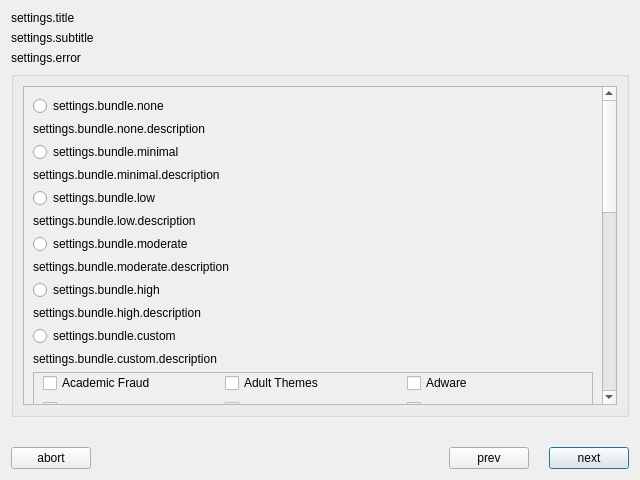
<?xml version="1.0" encoding="UTF-8"?>
<ui version="4.0">
 <class>settingsPage</class>
 <widget class="SettingsPage" name="settingsPage">
  <property name="geometry">
   <rect>
    <x>0</x>
    <y>0</y>
    <width>640</width>
    <height>480</height>
   </rect>
  </property>
  <layout class="QVBoxLayout" name="verticalLayout">
   <item>
    <layout class="QHBoxLayout" name="horizontalLayout">
     <item>
      <widget class="QLabel" name="title">
       <property name="text">
        <string>settings.title</string>
       </property>
       <property name="LPCText" stdset="0">
        <string>settings.title</string>
       </property>
      </widget>
     </item>
    </layout>
   </item>
   <item>
    <widget class="QLabel" name="label">
     <property name="text">
      <string>settings.subtitle</string>
     </property>
     <property name="LPCText" stdset="0">
      <string>settings.subtitle</string>
     </property>
    </widget>
   </item>
   <item>
    <widget class="QLabel" name="error">
     <property name="text">
      <string>settings.error</string>
     </property>
     <property name="openExternalLinks">
      <bool>true</bool>
     </property>
     <property name="LPCText" stdset="0">
      <string>settings.error</string>
     </property>
     <property name="LPCTags" stdset="0">
      <stringlist>
       <string>Error</string>
      </stringlist>
     </property>
    </widget>
   </item>
   <item>
    <widget class="QGroupBox" name="groupBox">
     <property name="title">
      <string/>
     </property>
     <layout class="QVBoxLayout" name="verticalLayout_3">
      <item>
       <widget class="QScrollArea" name="scrollArea">
        <property name="widgetResizable">
         <bool>true</bool>
        </property>
        <widget class="QWidget" name="scrollAreaWidgetContents">
         <property name="geometry">
          <rect>
           <x>0</x>
           <y>-417</y>
           <width>583</width>
           <height>703</height>
          </rect>
         </property>
         <layout class="QVBoxLayout" name="verticalLayout_2">
          <item>
           <widget class="QRadioButton" name="level5">
            <property name="focusPolicy">
             <enum>Qt::StrongFocus</enum>
            </property>
            <property name="text">
             <string>settings.bundle.none</string>
            </property>
            <property name="LPCText" stdset="0">
             <string>settings.bundle.none</string>
            </property>
           </widget>
          </item>
          <item>
           <widget class="QLabel" name="label_2">
            <property name="text">
             <string>settings.bundle.none.description</string>
            </property>
            <property name="LPCText" stdset="0">
             <string>settings.bundle.none.description</string>
            </property>
            <property name="LPCTags" stdset="0">
             <stringlist>
              <string>Description</string>
             </stringlist>
            </property>
           </widget>
          </item>
          <item>
           <widget class="QRadioButton" name="level4">
            <property name="focusPolicy">
             <enum>Qt::StrongFocus</enum>
            </property>
            <property name="text">
             <string>settings.bundle.minimal</string>
            </property>
            <property name="LPCText" stdset="0">
             <string>settings.bundle.minimal</string>
            </property>
           </widget>
          </item>
          <item>
           <widget class="QLabel" name="label_6">
            <property name="text">
             <string>settings.bundle.minimal.description</string>
            </property>
            <property name="LPCText" stdset="0">
             <string>settings.bundle.minimal.description</string>
            </property>
            <property name="LPCTags" stdset="0">
             <stringlist>
              <string>Description</string>
             </stringlist>
            </property>
           </widget>
          </item>
          <item>
           <widget class="QRadioButton" name="level3">
            <property name="focusPolicy">
             <enum>Qt::StrongFocus</enum>
            </property>
            <property name="text">
             <string>settings.bundle.low</string>
            </property>
            <property name="LPCText" stdset="0">
             <string>settings.bundle.low</string>
            </property>
           </widget>
          </item>
          <item>
           <widget class="QLabel" name="label_5">
            <property name="text">
             <string>settings.bundle.low.description</string>
            </property>
            <property name="LPCText" stdset="0">
             <string>settings.bundle.low.description</string>
            </property>
            <property name="LPCTags" stdset="0">
             <stringlist>
              <string>Description</string>
             </stringlist>
            </property>
           </widget>
          </item>
          <item>
           <widget class="QRadioButton" name="level2">
            <property name="focusPolicy">
             <enum>Qt::StrongFocus</enum>
            </property>
            <property name="text">
             <string>settings.bundle.moderate</string>
            </property>
            <property name="LPCText" stdset="0">
             <string>settings.bundle.moderate</string>
            </property>
           </widget>
          </item>
          <item>
           <widget class="QLabel" name="label_4">
            <property name="text">
             <string>settings.bundle.moderate.description</string>
            </property>
            <property name="LPCText" stdset="0">
             <string>settings.bundle.moderate.description</string>
            </property>
            <property name="LPCTags" stdset="0">
             <stringlist>
              <string>Description</string>
             </stringlist>
            </property>
           </widget>
          </item>
          <item>
           <widget class="QRadioButton" name="level1">
            <property name="focusPolicy">
             <enum>Qt::StrongFocus</enum>
            </property>
            <property name="text">
             <string>settings.bundle.high</string>
            </property>
            <property name="LPCText" stdset="0">
             <string>settings.bundle.high</string>
            </property>
           </widget>
          </item>
          <item>
           <widget class="QLabel" name="label_3">
            <property name="text">
             <string>settings.bundle.high.description</string>
            </property>
            <property name="LPCText" stdset="0">
             <string>settings.bundle.high.description</string>
            </property>
            <property name="LPCTags" stdset="0">
             <stringlist>
              <string>Description</string>
             </stringlist>
            </property>
           </widget>
          </item>
          <item>
           <widget class="QRadioButton" name="level6">
            <property name="focusPolicy">
             <enum>Qt::StrongFocus</enum>
            </property>
            <property name="text">
             <string>settings.bundle.custom</string>
            </property>
            <property name="LPCText" stdset="0">
             <string>settings.bundle.custom</string>
            </property>
           </widget>
          </item>
          <item>
           <widget class="QLabel" name="label_7">
            <property name="text">
             <string>settings.bundle.custom.description</string>
            </property>
            <property name="LPCText" stdset="0">
             <string>settings.bundle.custom.description</string>
            </property>
            <property name="LPCTags" stdset="0">
             <stringlist>
              <string>Description</string>
             </stringlist>
            </property>
           </widget>
          </item>
          <item>
           <widget class="QFrame" name="frame_custom">
            <property name="frameShape">
             <enum>QFrame::StyledPanel</enum>
            </property>
            <property name="frameShadow">
             <enum>QFrame::Raised</enum>
            </property>
            <layout class="QGridLayout" name="gridLayout">
             <property name="topMargin">
              <number>0</number>
             </property>
             <item row="0" column="0">
              <widget class="QCheckBox" name="checkBox_0">
               <property name="text">
                <string>Academic Fraud</string>
               </property>
               <property name="LPCText" stdset="0">
                <string>bundle.custom.type0</string>
               </property>
              </widget>
             </item>
             <item row="0" column="1">
              <widget class="QCheckBox" name="checkBox_1">
               <property name="text">
                <string>Adult Themes</string>
               </property>
               <property name="LPCText" stdset="0">
                <string>bundle.custom.type1</string>
               </property>
              </widget>
             </item>
             <item row="0" column="2">
              <widget class="QCheckBox" name="checkBox_2">
               <property name="text">
                <string>Adware</string>
               </property>
               <property name="LPCText" stdset="0">
                <string>bundle.custom.type2</string>
               </property>
              </widget>
             </item>
             <item row="1" column="0">
              <widget class="QCheckBox" name="checkBox_3">
               <property name="text">
                <string>Alcohol</string>
               </property>
               <property name="LPCText" stdset="0">
                <string>bundle.custom.type3</string>
               </property>
              </widget>
             </item>
             <item row="1" column="1">
              <widget class="QCheckBox" name="checkBox_4">
               <property name="text">
                <string>Anime/Manga/Webcomic</string>
               </property>
               <property name="LPCText" stdset="0">
                <string>bundle.custom.type4</string>
               </property>
              </widget>
             </item>
             <item row="1" column="2">
              <widget class="QCheckBox" name="checkBox_5">
               <property name="text">
                <string>Auctions</string>
               </property>
               <property name="LPCText" stdset="0">
                <string>bundle.custom.type5</string>
               </property>
              </widget>
             </item>
             <item row="2" column="0">
              <widget class="QCheckBox" name="checkBox_6">
               <property name="text">
                <string>Automotive</string>
               </property>
               <property name="LPCText" stdset="0">
                <string>bundle.custom.type6</string>
               </property>
              </widget>
             </item>
             <item row="2" column="1">
              <widget class="QCheckBox" name="checkBox_7">
               <property name="text">
                <string>Blogs</string>
               </property>
               <property name="LPCText" stdset="0">
                <string>bundle.custom.type7</string>
               </property>
              </widget>
             </item>
             <item row="2" column="2">
              <widget class="QCheckBox" name="checkBox_8">
               <property name="text">
                <string>Business Services</string>
               </property>
               <property name="LPCText" stdset="0">
                <string>bundle.custom.type8</string>
               </property>
              </widget>
             </item>
             <item row="3" column="0">
              <widget class="QCheckBox" name="checkBox_9">
               <property name="text">
                <string>Chat</string>
               </property>
               <property name="LPCText" stdset="0">
                <string>bundle.custom.type9</string>
               </property>
              </widget>
             </item>
             <item row="3" column="1">
              <widget class="QCheckBox" name="checkBox_10">
               <property name="text">
                <string>Classifieds</string>
               </property>
               <property name="LPCText" stdset="0">
                <string>bundle.custom.type10</string>
               </property>
              </widget>
             </item>
             <item row="3" column="2">
              <widget class="QCheckBox" name="checkBox_11">
               <property name="text">
                <string>Dating</string>
               </property>
               <property name="LPCText" stdset="0">
                <string>bundle.custom.type11</string>
               </property>
              </widget>
             </item>
             <item row="4" column="0">
              <widget class="QCheckBox" name="checkBox_12">
               <property name="text">
                <string>Drugs</string>
               </property>
               <property name="LPCText" stdset="0">
                <string>bundle.custom.type12</string>
               </property>
              </widget>
             </item>
             <item row="4" column="1">
              <widget class="QCheckBox" name="checkBox_13">
               <property name="text">
                <string>Ecommerce/Shopping</string>
               </property>
               <property name="LPCText" stdset="0">
                <string>bundle.custom.type13</string>
               </property>
              </widget>
             </item>
             <item row="4" column="2">
              <widget class="QCheckBox" name="checkBox_14">
               <property name="text">
                <string>Educational Institutions</string>
               </property>
               <property name="LPCText" stdset="0">
                <string>bundle.custom.type14</string>
               </property>
              </widget>
             </item>
             <item row="5" column="0">
              <widget class="QCheckBox" name="checkBox_15">
               <property name="text">
                <string>File Storage</string>
               </property>
               <property name="LPCText" stdset="0">
                <string>bundle.custom.type15</string>
               </property>
              </widget>
             </item>
             <item row="5" column="1">
              <widget class="QCheckBox" name="checkBox_16">
               <property name="text">
                <string>Financial Institutions</string>
               </property>
               <property name="LPCText" stdset="0">
                <string>bundle.custom.type16</string>
               </property>
              </widget>
             </item>
             <item row="5" column="2">
              <widget class="QCheckBox" name="checkBox_17">
               <property name="text">
                <string>Forums/Message boards</string>
               </property>
               <property name="LPCText" stdset="0">
                <string>bundle.custom.type17</string>
               </property>
              </widget>
             </item>
             <item row="6" column="0">
              <widget class="QCheckBox" name="checkBox_18">
               <property name="text">
                <string>Gambling</string>
               </property>
               <property name="LPCText" stdset="0">
                <string>bundle.custom.type18</string>
               </property>
              </widget>
             </item>
             <item row="6" column="1">
              <widget class="QCheckBox" name="checkBox_19">
               <property name="text">
                <string>Games</string>
               </property>
               <property name="LPCText" stdset="0">
                <string>bundle.custom.type19</string>
               </property>
              </widget>
             </item>
             <item row="6" column="2">
              <widget class="QCheckBox" name="checkBox_20">
               <property name="text">
                <string>German Youth Protection</string>
               </property>
               <property name="LPCText" stdset="0">
                <string>bundle.custom.type20</string>
               </property>
              </widget>
             </item>
             <item row="7" column="0">
              <widget class="QCheckBox" name="checkBox_21">
               <property name="text">
                <string>Government</string>
               </property>
               <property name="LPCText" stdset="0">
                <string>bundle.custom.type21</string>
               </property>
              </widget>
             </item>
             <item row="7" column="1">
              <widget class="QCheckBox" name="checkBox_22">
               <property name="text">
                <string>Hate/Discrimination</string>
               </property>
               <property name="LPCText" stdset="0">
                <string>bundle.custom.type22</string>
               </property>
              </widget>
             </item>
             <item row="7" column="2">
              <widget class="QCheckBox" name="checkBox_23">
               <property name="text">
                <string>Health and Fitness</string>
               </property>
               <property name="LPCText" stdset="0">
                <string>bundle.custom.type23</string>
               </property>
              </widget>
             </item>
             <item row="8" column="0">
              <widget class="QCheckBox" name="checkBox_24">
               <property name="text">
                <string>Humor</string>
               </property>
               <property name="LPCText" stdset="0">
                <string>bundle.custom.type24</string>
               </property>
              </widget>
             </item>
             <item row="8" column="1">
              <widget class="QCheckBox" name="checkBox_25">
               <property name="text">
                <string>Instant Messaging</string>
               </property>
               <property name="LPCText" stdset="0">
                <string>bundle.custom.type25</string>
               </property>
              </widget>
             </item>
             <item row="8" column="2">
              <widget class="QCheckBox" name="checkBox_26">
               <property name="text">
                <string>Jobs/Employment</string>
               </property>
               <property name="LPCText" stdset="0">
                <string>bundle.custom.type26</string>
               </property>
              </widget>
             </item>
             <item row="9" column="0">
              <widget class="QCheckBox" name="checkBox_27">
               <property name="text">
                <string>Lingerie/Bikini</string>
               </property>
               <property name="LPCText" stdset="0">
                <string>bundle.custom.type27</string>
               </property>
              </widget>
             </item>
             <item row="9" column="1">
              <widget class="QCheckBox" name="checkBox_28">
               <property name="text">
                <string>Movies</string>
               </property>
               <property name="LPCText" stdset="0">
                <string>bundle.custom.type28</string>
               </property>
              </widget>
             </item>
             <item row="9" column="2">
              <widget class="QCheckBox" name="checkBox_29">
               <property name="text">
                <string>Music</string>
               </property>
               <property name="LPCText" stdset="0">
                <string>bundle.custom.type29</string>
               </property>
              </widget>
             </item>
             <item row="10" column="0">
              <widget class="QCheckBox" name="checkBox_30">
               <property name="text">
                <string>News/Media</string>
               </property>
               <property name="LPCText" stdset="0">
                <string>bundle.custom.type30</string>
               </property>
              </widget>
             </item>
             <item row="10" column="1">
              <widget class="QCheckBox" name="checkBox_31">
               <property name="text">
                <string>Non-Profits</string>
               </property>
               <property name="LPCText" stdset="0">
                <string>bundle.custom.type31</string>
               </property>
              </widget>
             </item>
             <item row="10" column="2">
              <widget class="QCheckBox" name="checkBox_32">
               <property name="text">
                <string>Nudity</string>
               </property>
               <property name="LPCText" stdset="0">
                <string>bundle.custom.type32</string>
               </property>
              </widget>
             </item>
             <item row="11" column="0">
              <widget class="QCheckBox" name="checkBox_33">
               <property name="text">
                <string>P2P/File sharing</string>
               </property>
               <property name="LPCText" stdset="0">
                <string>bundle.custom.type33</string>
               </property>
              </widget>
             </item>
             <item row="11" column="1">
              <widget class="QCheckBox" name="checkBox_34">
               <property name="text">
                <string>Parked Domains</string>
               </property>
               <property name="LPCText" stdset="0">
                <string>bundle.custom.type34</string>
               </property>
              </widget>
             </item>
             <item row="11" column="2">
              <widget class="QCheckBox" name="checkBox_35">
               <property name="text">
                <string>Photo Sharing</string>
               </property>
               <property name="LPCText" stdset="0">
                <string>bundle.custom.type35</string>
               </property>
              </widget>
             </item>
             <item row="12" column="0">
              <widget class="QCheckBox" name="checkBox_36">
               <property name="text">
                <string>Podcasts</string>
               </property>
               <property name="LPCText" stdset="0">
                <string>bundle.custom.type36</string>
               </property>
              </widget>
             </item>
             <item row="12" column="1">
              <widget class="QCheckBox" name="checkBox_37">
               <property name="text">
                <string>Politics</string>
               </property>
               <property name="LPCText" stdset="0">
                <string>bundle.custom.type37</string>
               </property>
              </widget>
             </item>
             <item row="12" column="2">
              <widget class="QCheckBox" name="checkBox_38">
               <property name="text">
                <string>Pornography</string>
               </property>
               <property name="LPCText" stdset="0">
                <string>bundle.custom.type38</string>
               </property>
              </widget>
             </item>
             <item row="13" column="0">
              <widget class="QCheckBox" name="checkBox_39">
               <property name="text">
                <string>Portals</string>
               </property>
               <property name="LPCText" stdset="0">
                <string>bundle.custom.type39</string>
               </property>
              </widget>
             </item>
             <item row="13" column="1">
              <widget class="QCheckBox" name="checkBox_40">
               <property name="text">
                <string>Proxy/Anonymizer</string>
               </property>
               <property name="LPCText" stdset="0">
                <string>bundle.custom.type40</string>
               </property>
              </widget>
             </item>
             <item row="13" column="2">
              <widget class="QCheckBox" name="checkBox_41">
               <property name="text">
                <string>Radio</string>
               </property>
               <property name="LPCText" stdset="0">
                <string>bundle.custom.type41</string>
               </property>
              </widget>
             </item>
             <item row="14" column="0">
              <widget class="QCheckBox" name="checkBox_42">
               <property name="text">
                <string>Religious</string>
               </property>
               <property name="LPCText" stdset="0">
                <string>bundle.custom.type42</string>
               </property>
              </widget>
             </item>
             <item row="14" column="1">
              <widget class="QCheckBox" name="checkBox_43">
               <property name="text">
                <string>Research/Reference</string>
               </property>
               <property name="LPCText" stdset="0">
                <string>bundle.custom.type43</string>
               </property>
              </widget>
             </item>
             <item row="14" column="2">
              <widget class="QCheckBox" name="checkBox_44">
               <property name="text">
                <string>Search Engines</string>
               </property>
               <property name="LPCText" stdset="0">
                <string>bundle.custom.type44</string>
               </property>
              </widget>
             </item>
             <item row="15" column="0">
              <widget class="QCheckBox" name="checkBox_45">
               <property name="text">
                <string>Sexuality</string>
               </property>
               <property name="LPCText" stdset="0">
                <string>bundle.custom.type45</string>
               </property>
              </widget>
             </item>
             <item row="15" column="1">
              <widget class="QCheckBox" name="checkBox_46">
               <property name="text">
                <string>Social Networking</string>
               </property>
               <property name="LPCText" stdset="0">
                <string>bundle.custom.type46</string>
               </property>
              </widget>
             </item>
             <item row="15" column="2">
              <widget class="QCheckBox" name="checkBox_47">
               <property name="text">
                <string>Software/Technology</string>
               </property>
               <property name="LPCText" stdset="0">
                <string>bundle.custom.type47</string>
               </property>
              </widget>
             </item>
             <item row="16" column="0">
              <widget class="QCheckBox" name="checkBox_48">
               <property name="text">
                <string>Sports</string>
               </property>
               <property name="LPCText" stdset="0">
                <string>bundle.custom.type48</string>
               </property>
              </widget>
             </item>
             <item row="16" column="1">
              <widget class="QCheckBox" name="checkBox_49">
               <property name="text">
                <string>Tasteless</string>
               </property>
               <property name="LPCText" stdset="0">
                <string>bundle.custom.type49</string>
               </property>
              </widget>
             </item>
             <item row="16" column="2">
              <widget class="QCheckBox" name="checkBox_50">
               <property name="text">
                <string>Television</string>
               </property>
               <property name="LPCText" stdset="0">
                <string>bundle.custom.type50</string>
               </property>
              </widget>
             </item>
             <item row="17" column="0">
              <widget class="QCheckBox" name="checkBox_51">
               <property name="text">
                <string>Tobacco</string>
               </property>
               <property name="LPCText" stdset="0">
                <string>bundle.custom.type51</string>
               </property>
              </widget>
             </item>
             <item row="17" column="1">
              <widget class="QCheckBox" name="checkBox_52">
               <property name="text">
                <string>Travel</string>
               </property>
               <property name="LPCText" stdset="0">
                <string>bundle.custom.type52</string>
               </property>
              </widget>
             </item>
             <item row="17" column="2">
              <widget class="QCheckBox" name="checkBox_53">
               <property name="text">
                <string>Typo Squatting</string>
               </property>
               <property name="LPCText" stdset="0">
                <string>bundle.custom.type53</string>
               </property>
              </widget>
             </item>
             <item row="18" column="0">
              <widget class="QCheckBox" name="checkBox_54">
               <property name="text">
                <string>Video Sharing</string>
               </property>
               <property name="LPCText" stdset="0">
                <string>bundle.custom.type54</string>
               </property>
              </widget>
             </item>
             <item row="18" column="1">
              <widget class="QCheckBox" name="checkBox_55">
               <property name="text">
                <string>Visual Search Engines</string>
               </property>
               <property name="LPCText" stdset="0">
                <string>bundle.custom.type55</string>
               </property>
              </widget>
             </item>
             <item row="18" column="2">
              <widget class="QCheckBox" name="checkBox_56">
               <property name="text">
                <string>Weapons</string>
               </property>
               <property name="LPCText" stdset="0">
                <string>bundle.custom.type56</string>
               </property>
              </widget>
             </item>
             <item row="19" column="0">
              <widget class="QCheckBox" name="checkBox_57">
               <property name="text">
                <string>Web Spam</string>
               </property>
               <property name="LPCText" stdset="0">
                <string>bundle.custom.type57</string>
               </property>
              </widget>
             </item>
             <item row="19" column="1">
              <widget class="QCheckBox" name="checkBox_58">
               <property name="text">
                <string>Webmail</string>
               </property>
               <property name="LPCText" stdset="0">
                <string>bundle.custom.type58</string>
               </property>
              </widget>
             </item>
             <item row="19" column="2">
              <widget class="QCheckBox" name="checkBox_59">
               <property name="text">
                <string>Phishing Protection</string>
               </property>
               <property name="LPCText" stdset="0">
                <string>bundle.custom.type59</string>
               </property>
              </widget>
             </item>
            </layout>
           </widget>
          </item>
         </layout>
        </widget>
       </widget>
      </item>
     </layout>
    </widget>
   </item>
   <item>
    <spacer name="verticalSpacer">
     <property name="orientation">
      <enum>Qt::Vertical</enum>
     </property>
     <property name="sizeHint" stdset="0">
      <size>
       <width>20</width>
       <height>40</height>
      </size>
     </property>
    </spacer>
   </item>
   <item>
    <layout class="QHBoxLayout" name="horizontalLayout_2">
     <property name="spacing">
      <number>20</number>
     </property>
     <item>
      <widget class="QPushButton" name="abort">
       <property name="text">
        <string>abort</string>
       </property>
       <property name="autoDefault">
        <bool>true</bool>
       </property>
       <property name="LPCText" stdset="0">
        <string>abort</string>
       </property>
      </widget>
     </item>
     <item>
      <spacer name="horizontalSpacer">
       <property name="orientation">
        <enum>Qt::Horizontal</enum>
       </property>
       <property name="sizeHint" stdset="0">
        <size>
         <width>40</width>
         <height>20</height>
        </size>
       </property>
      </spacer>
     </item>
     <item>
      <widget class="QPushButton" name="prev">
       <property name="text">
        <string>prev</string>
       </property>
       <property name="autoDefault">
        <bool>true</bool>
       </property>
       <property name="LPCText" stdset="0">
        <string>prev</string>
       </property>
      </widget>
     </item>
     <item>
      <widget class="QPushButton" name="next">
       <property name="text">
        <string>next</string>
       </property>
       <property name="autoDefault">
        <bool>true</bool>
       </property>
       <property name="default">
        <bool>true</bool>
       </property>
       <property name="LPCText" stdset="0">
        <string>next</string>
       </property>
      </widget>
     </item>
    </layout>
   </item>
  </layout>
 </widget>
 <customwidgets>
  <customwidget>
   <class>SettingsPage</class>
   <extends>QWidget</extends>
   <header>settingspage.h</header>
   <container>1</container>
  </customwidget>
 </customwidgets>
 <resources/>
 <connections>
  <connection>
   <sender>next</sender>
   <signal>clicked()</signal>
   <receiver>settingsPage</receiver>
   <slot>nextPage()</slot>
   <hints>
    <hint type="sourcelabel">
     <x>592</x>
     <y>458</y>
    </hint>
    <hint type="destinationlabel">
     <x>319</x>
     <y>239</y>
    </hint>
   </hints>
  </connection>
  <connection>
   <sender>prev</sender>
   <signal>clicked()</signal>
   <receiver>settingsPage</receiver>
   <slot>prevPage()</slot>
   <hints>
    <hint type="sourcelabel">
     <x>511</x>
     <y>458</y>
    </hint>
    <hint type="destinationlabel">
     <x>319</x>
     <y>239</y>
    </hint>
   </hints>
  </connection>
  <connection>
   <sender>abort</sender>
   <signal>clicked()</signal>
   <receiver>settingsPage</receiver>
   <slot>gotoMainPage()</slot>
   <hints>
    <hint type="sourcelabel">
     <x>47</x>
     <y>458</y>
    </hint>
    <hint type="destinationlabel">
     <x>319</x>
     <y>239</y>
    </hint>
   </hints>
  </connection>
 </connections>
</ui>
